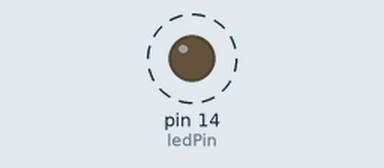
Simulated run of this sketch. Board: Arduino Uno, built with avr-gcc and run on an emulated ATmega328P. Shown: output pins drawn as LEDs (lit = HIGH). Dashed ring = blinking.

Above: at 0.5 s.
Timing chart, 0 to 4.6 s (numbered marks = the images above):
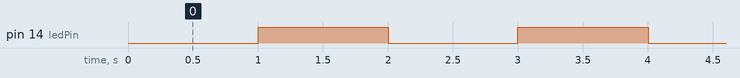

Measured:
- by itself, pin 14 (ledPin): alternates HIGH for 1.0 s and LOW for 1.0 s

The sketch:

blink-led.ino
```cpp
/*
  Blink LED - Sem delay

 LED vermelho piscará em intervalos de 1 segundo sem bloquear a execução de outras partes do código.
 Utilizamos a função millis() para obter o tempo atual em milissegundos.
 Comparamos esse tempo com o previousMillis e, se o intervalo definido tiver passado,
 atualizamos previousMillis para o tempo atual e invertemos o estado do LED usando a variável ledState.

Autor: Fabio Souza
Data: 30/08/2023
*/

//mapeamento de pinos
#define LED_VERMELHO 14   // Pino do LED Vermelho
#define LED_VERDE 13      // Pino do LED Verde
#define LED_AZUL 12       // Pino do LED Azul
#define BOTAO_1 7         // Pino do Botão 1
#define BOTAO_2 6         // Pino do Botão 2
#define BOTAO_3 5         // Pino do Botão 3
#define BOTAO_4 4         // Pino do Botão 4
#define BOTAO_5 3         // Pino do Botão 5
#define BOTAO_6 2         // Pino do Botão 6
#define BUZZER 17         // Pino do Buzzer
#define DHT11 15          // Pino do DHT11
#define LDR 1             // Pino do LDR
#define OLED_SDA 8        // Pino SDA do OLED
#define OLED_SCL 9        // Pino SCL do OLED

//mapeamento de botões
#define BT_UP BOTAO_1     // Botão UP - botão 1
#define BT_DOWN BOTAO_4   // Botão DOWN - botão 4
#define BT_LEFT BOTAO_2   // Botão LEFT - botão 2
#define BT_RIGHT BOTAO_3  // Botão RIGHT - botão 3
#define BT_A BOTAO_6      // Botão A - botão 6
#define BT_B BOTAO_5      // Botão B - botão 5

#define TEMPO 1000    // Intervalo de piscagem (em milissegundos)

const int ledPin = LED_VERMELHO; // Pino do LED Vermelho
unsigned long previousMillis = 0; // Armazena o tempo da última mudança de estado do LED

int ledState = LOW; // Estado atual do LED

void setup() {
  pinMode(ledPin, OUTPUT); // Configura o pino do LED como saída
}

void loop() {
  unsigned long currentMillis = millis(); // Obtém o tempo atual

  if (currentMillis - previousMillis >= TEMPO) {  // Verifica se o intervalo de tempo definido passou desde a última mudança de estado
    previousMillis = currentMillis;               // Atualiza o tempo da última mudança

    // Inverte o estado do LED
    if (ledState == LOW) {
      ledState = HIGH;                           // Se o LED está apagado, acende
    } else {
      ledState = LOW;                           // Se o LED está aceso, apaga
    }
    digitalWrite(ledPin, ledState); // Aplica o novo estado ao LED
  }
}
```
